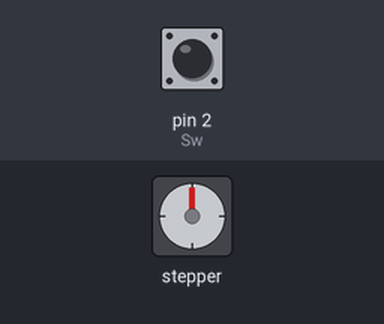
The sketch below on a simulated Arduino Uno, built with avr-gcc and run on an emulated ATmega328P. On the bench: stepper motor. Inputs (shaded band) come from the test bench; at power-on: pin 2 (Sw) LOW. Stepper angles assume 103 steps per turn.

Above: at 1.2 s.
1.3 s: pin 2 (Sw) pulled HIGH for 0.15 s
At 1.45 s:
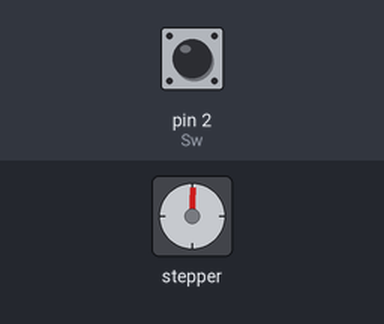
4.3 s: pin 2 (Sw) pulled HIGH for 3.2 s
At 4.77 s:
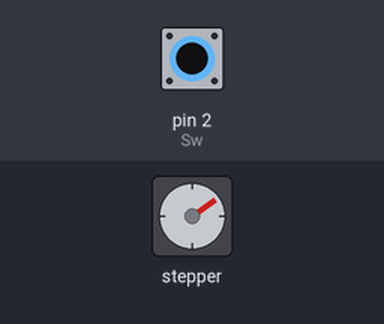
9.8 s: pin 2 (Sw) pulled HIGH for 1 s
At 10.58 s:
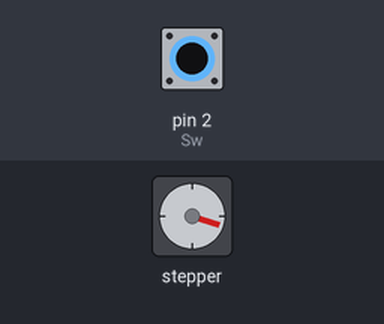
13.1 s: pin 2 (Sw) driven HIGH
At 14.2 s:
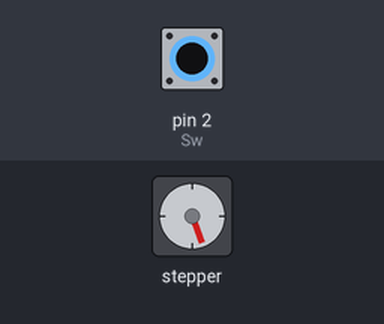
Timing chart, 0 to 26.1 s (numbered marks = the images above; inputs shaded):
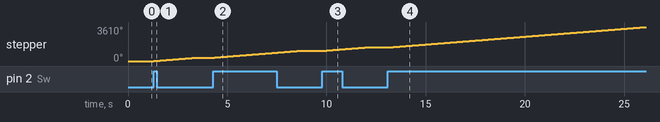

Measured:
- after the input at 1.3 s, stepper: turns 360° clockwise in 2.1 s, starting at once
- after the input at 4.3 s, stepper: turns 720° clockwise in 4.3 s, starting at once
- after the input at 9.8 s, stepper: turns 360° clockwise in 2.1 s, starting at once
- after the input at 13.1 s, stepper: keeps turning clockwise at about 167°/s, starting at once

The sketch:

stepmtest.ino
```cpp
#include<Stepper.h>
#include<Wire.h>
const int stepv = 103;//각도 90도
Stepper mStepper(stepv,11,9,10,8);
int Sw = 2;


void setup() {
  // put your setup code here, to run once:
  mStepper.setSpeed(28);//속도
  Serial.begin(9600);
  Wire.begin();
  pinMode(Sw,INPUT);
}

void loop() {
  // put your main code here, to run repeatedly:
  if(digitalRead(Sw) == HIGH)
  {
    mStepper.step(stepv);
  }
}
```
